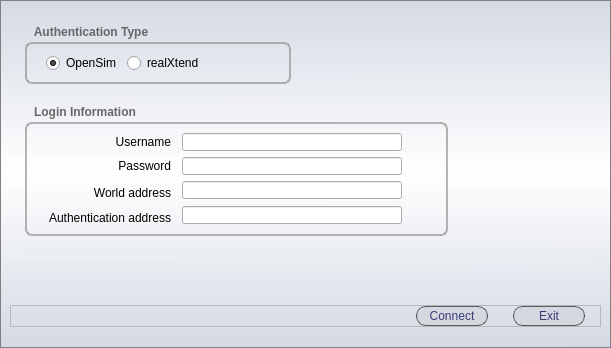
<?xml version="1.0" encoding="UTF-8"?>
<ui version="4.0">
 <class>MainWidget</class>
 <widget class="QWidget" name="MainWidget">
  <property name="geometry">
   <rect>
    <x>0</x>
    <y>0</y>
    <width>611</width>
    <height>348</height>
   </rect>
  </property>
  <property name="windowTitle">
   <string>realXtend Naali Login</string>
  </property>
  <property name="styleSheet">
   <string>QWidget#MainWidget {
	background-color: none;
}</string>
  </property>
  <layout class="QVBoxLayout" name="verticalLayout_2">
   <property name="spacing">
    <number>0</number>
   </property>
   <property name="margin">
    <number>0</number>
   </property>
   <item>
    <widget class="QFrame" name="MainFrame">
     <property name="styleSheet">
      <string>QFrame#MainFrame {
	background-color: qlineargradient(spread:reflect, x1:0.489, y1:1, x2:0.488, y2:0.494318, stop:0 rgba(199, 207, 222, 175), stop:1 rgba(255, 255, 255, 255));
	border: 1px solid grey;
}

QGroupBox {
	border: 2px solid;
	border-color: rgba(159, 159, 159, 200);
	border-radius: 7px;
	margin-top:17px;
	margin-left: 15px;
	margin-right: 15px;
	font-size: 12px;
	font: bold;
	color: rgb(103, 103, 103);
 }

 QGroupBox::title {
	subcontrol-origin: margin;
	subcontrol-position: top left;
	padding: 0px 22px;
	background-color: rgba(0,0,0,0);
 }

QLineEdit {
	margin-right:30px;
}

QLabel#label_OpenSim, QRadioButton#radioButton_realXtend {
	font-size: 12px;
}

/* QPUSHBUTTON */

QPushButton {
	color: rgba(15, 16, 91, 200);
	min-width: 60px;
	font-size: 12px;
	border: 1px solid black;
	border-color: rgba(0, 0, 0, 150);
	border-radius: 10px;
	padding: 2px 5px;
	background-color: qlineargradient(spread:pad, x1:0.488636, y1:0.273, x2:0.511, y2:1, stop:0 rgba(0, 0, 0, 10), stop:1 rgba(207, 207, 207, 100));
}

QPushButton:hover {
	background-color: qlineargradient(spread:pad, x1:0.488636, y1:0.273, x2:0.511, y2:1, stop:0 rgba(207, 207, 207, 150), stop:1 rgba(0, 0, 0, 35));
}

QPushButton#pushButton_Connect, QPushButton#pushButton_Close {
	margin-right:15px;
}</string>
     </property>
     <property name="frameShape">
      <enum>QFrame::StyledPanel</enum>
     </property>
     <property name="frameShadow">
      <enum>QFrame::Raised</enum>
     </property>
     <layout class="QVBoxLayout" name="verticalLayout">
      <property name="bottomMargin">
       <number>20</number>
      </property>
      <item>
       <layout class="QVBoxLayout" name="verticalLayout_BottomContainer">
        <item>
         <spacer name="verticalSpacer_3">
          <property name="orientation">
           <enum>Qt::Vertical</enum>
          </property>
          <property name="sizeType">
           <enum>QSizePolicy::Fixed</enum>
          </property>
          <property name="sizeHint" stdset="0">
           <size>
            <width>20</width>
            <height>15</height>
           </size>
          </property>
         </spacer>
        </item>
        <item>
         <layout class="QHBoxLayout" name="horizontalLayout_2">
          <item>
           <widget class="QGroupBox" name="groupBox">
            <property name="title">
             <string>Authentication Type</string>
            </property>
            <layout class="QHBoxLayout" name="horizontalLayout_7">
             <item>
              <spacer name="horizontalSpacer_9">
               <property name="orientation">
                <enum>Qt::Horizontal</enum>
               </property>
               <property name="sizeType">
                <enum>QSizePolicy::Minimum</enum>
               </property>
               <property name="sizeHint" stdset="0">
                <size>
                 <width>10</width>
                 <height>5</height>
                </size>
               </property>
              </spacer>
             </item>
             <item>
              <layout class="QHBoxLayout" name="horizontalLayout_TopRadioButtons">
               <item>
                <widget class="QRadioButton" name="radioButton_OpenSim">
                 <property name="text">
                  <string>OpenSim</string>
                 </property>
                 <property name="checked">
                  <bool>true</bool>
                 </property>
                </widget>
               </item>
               <item>
                <widget class="QRadioButton" name="radioButton_realXtend">
                 <property name="text">
                  <string>realXtend</string>
                 </property>
                </widget>
               </item>
              </layout>
             </item>
             <item>
              <spacer name="horizontalSpacer_4">
               <property name="orientation">
                <enum>Qt::Horizontal</enum>
               </property>
               <property name="sizeHint" stdset="0">
                <size>
                 <width>5</width>
                 <height>5</height>
                </size>
               </property>
              </spacer>
             </item>
            </layout>
           </widget>
          </item>
          <item>
           <spacer name="horizontalSpacer">
            <property name="orientation">
             <enum>Qt::Horizontal</enum>
            </property>
            <property name="sizeHint" stdset="0">
             <size>
              <width>40</width>
              <height>20</height>
             </size>
            </property>
           </spacer>
          </item>
         </layout>
        </item>
        <item>
         <spacer name="verticalSpacer_2">
          <property name="orientation">
           <enum>Qt::Vertical</enum>
          </property>
          <property name="sizeType">
           <enum>QSizePolicy::Fixed</enum>
          </property>
          <property name="sizeHint" stdset="0">
           <size>
            <width>20</width>
            <height>15</height>
           </size>
          </property>
         </spacer>
        </item>
        <item>
         <layout class="QHBoxLayout" name="horizontalLayout_8">
          <property name="bottomMargin">
           <number>30</number>
          </property>
          <item>
           <widget class="QGroupBox" name="groupBox_2">
            <property name="title">
             <string>Login Information</string>
            </property>
            <layout class="QVBoxLayout" name="verticalLayout_3">
             <item>
              <layout class="QVBoxLayout" name="verticalLayout_InputFields">
               <item>
                <layout class="QHBoxLayout" name="horizontalLayout_3">
                 <item>
                  <widget class="QLabel" name="label_Username">
                   <property name="minimumSize">
                    <size>
                     <width>140</width>
                     <height>0</height>
                    </size>
                   </property>
                   <property name="text">
                    <string>Username</string>
                   </property>
                   <property name="alignment">
                    <set>Qt::AlignRight|Qt::AlignTrailing|Qt::AlignVCenter</set>
                   </property>
                   <property name="indent">
                    <number>5</number>
                   </property>
                  </widget>
                 </item>
                 <item>
                  <widget class="QLineEdit" name="lineEdit_Username">
                   <property name="minimumSize">
                    <size>
                     <width>250</width>
                     <height>0</height>
                    </size>
                   </property>
                   <property name="maximumSize">
                    <size>
                     <width>250</width>
                     <height>16777215</height>
                    </size>
                   </property>
                  </widget>
                 </item>
                 <item>
                  <spacer name="horizontalSpacer_5">
                   <property name="orientation">
                    <enum>Qt::Horizontal</enum>
                   </property>
                   <property name="sizeHint" stdset="0">
                    <size>
                     <width>5</width>
                     <height>5</height>
                    </size>
                   </property>
                  </spacer>
                 </item>
                </layout>
               </item>
               <item>
                <layout class="QHBoxLayout" name="horizontalLayout_4">
                 <item>
                  <widget class="QLabel" name="label_Password">
                   <property name="minimumSize">
                    <size>
                     <width>140</width>
                     <height>0</height>
                    </size>
                   </property>
                   <property name="text">
                    <string>Password</string>
                   </property>
                   <property name="alignment">
                    <set>Qt::AlignRight|Qt::AlignTrailing|Qt::AlignVCenter</set>
                   </property>
                   <property name="indent">
                    <number>5</number>
                   </property>
                  </widget>
                 </item>
                 <item>
                  <widget class="QLineEdit" name="lineEdit_Password">
                   <property name="minimumSize">
                    <size>
                     <width>250</width>
                     <height>0</height>
                    </size>
                   </property>
                   <property name="maximumSize">
                    <size>
                     <width>250</width>
                     <height>16777215</height>
                    </size>
                   </property>
                   <property name="echoMode">
                    <enum>QLineEdit::Password</enum>
                   </property>
                  </widget>
                 </item>
                 <item>
                  <spacer name="horizontalSpacer_6">
                   <property name="orientation">
                    <enum>Qt::Horizontal</enum>
                   </property>
                   <property name="sizeHint" stdset="0">
                    <size>
                     <width>5</width>
                     <height>5</height>
                    </size>
                   </property>
                  </spacer>
                 </item>
                </layout>
               </item>
               <item>
                <layout class="QHBoxLayout" name="horizontalLayout_5">
                 <item>
                  <widget class="QLabel" name="label_WorldAddress">
                   <property name="minimumSize">
                    <size>
                     <width>140</width>
                     <height>0</height>
                    </size>
                   </property>
                   <property name="text">
                    <string>World address</string>
                   </property>
                   <property name="alignment">
                    <set>Qt::AlignRight|Qt::AlignTop|Qt::AlignTrailing</set>
                   </property>
                   <property name="margin">
                    <number>0</number>
                   </property>
                   <property name="indent">
                    <number>5</number>
                   </property>
                  </widget>
                 </item>
                 <item>
                  <widget class="QLineEdit" name="lineEdit_WorldAddress">
                   <property name="minimumSize">
                    <size>
                     <width>250</width>
                     <height>0</height>
                    </size>
                   </property>
                   <property name="maximumSize">
                    <size>
                     <width>250</width>
                     <height>16777215</height>
                    </size>
                   </property>
                   <property name="alignment">
                    <set>Qt::AlignLeading|Qt::AlignLeft|Qt::AlignTop</set>
                   </property>
                  </widget>
                 </item>
                 <item>
                  <spacer name="horizontalSpacer_7">
                   <property name="orientation">
                    <enum>Qt::Horizontal</enum>
                   </property>
                   <property name="sizeHint" stdset="0">
                    <size>
                     <width>5</width>
                     <height>5</height>
                    </size>
                   </property>
                  </spacer>
                 </item>
                </layout>
               </item>
               <item>
                <layout class="QHBoxLayout" name="horizontalLayout">
                 <item>
                  <widget class="QLabel" name="label_AuthenticationServer">
                   <property name="minimumSize">
                    <size>
                     <width>140</width>
                     <height>0</height>
                    </size>
                   </property>
                   <property name="text">
                    <string>Authentication address</string>
                   </property>
                   <property name="alignment">
                    <set>Qt::AlignRight|Qt::AlignTop|Qt::AlignTrailing</set>
                   </property>
                   <property name="indent">
                    <number>5</number>
                   </property>
                  </widget>
                 </item>
                 <item>
                  <widget class="QLineEdit" name="lineEdit_AuthenticationAddress">
                   <property name="minimumSize">
                    <size>
                     <width>250</width>
                     <height>0</height>
                    </size>
                   </property>
                   <property name="maximumSize">
                    <size>
                     <width>250</width>
                     <height>16777215</height>
                    </size>
                   </property>
                   <property name="toolTip">
                    <string>Example : 192.168.1.133:10001 or http://world.myworld.com:10001</string>
                   </property>
                   <property name="alignment">
                    <set>Qt::AlignLeading|Qt::AlignLeft|Qt::AlignTop</set>
                   </property>
                  </widget>
                 </item>
                 <item>
                  <spacer name="horizontalSpacer_8">
                   <property name="orientation">
                    <enum>Qt::Horizontal</enum>
                   </property>
                   <property name="sizeHint" stdset="0">
                    <size>
                     <width>5</width>
                     <height>5</height>
                    </size>
                   </property>
                  </spacer>
                 </item>
                </layout>
               </item>
              </layout>
             </item>
            </layout>
           </widget>
          </item>
          <item>
           <spacer name="horizontalSpacer_2">
            <property name="orientation">
             <enum>Qt::Horizontal</enum>
            </property>
            <property name="sizeHint" stdset="0">
             <size>
              <width>40</width>
              <height>20</height>
             </size>
            </property>
           </spacer>
          </item>
         </layout>
        </item>
        <item>
         <spacer name="verticalSpacer">
          <property name="orientation">
           <enum>Qt::Vertical</enum>
          </property>
          <property name="sizeHint" stdset="0">
           <size>
            <width>20</width>
            <height>40</height>
           </size>
          </property>
         </spacer>
        </item>
        <item>
         <widget class="QFrame" name="frame_BottomButtons">
          <property name="frameShape">
           <enum>QFrame::StyledPanel</enum>
          </property>
          <property name="frameShadow">
           <enum>QFrame::Raised</enum>
          </property>
          <layout class="QHBoxLayout" name="horizontalLayout_6">
           <property name="spacing">
            <number>0</number>
           </property>
           <property name="margin">
            <number>0</number>
           </property>
           <item>
            <layout class="QHBoxLayout" name="hlayout_buttons">
             <property name="spacing">
              <number>10</number>
             </property>
             <item>
              <spacer name="horizontalSpacer_3">
               <property name="orientation">
                <enum>Qt::Horizontal</enum>
               </property>
               <property name="sizeHint" stdset="0">
                <size>
                 <width>40</width>
                 <height>20</height>
                </size>
               </property>
              </spacer>
             </item>
             <item>
              <widget class="QPushButton" name="pushButton_Connect">
               <property name="text">
                <string>Connect</string>
               </property>
              </widget>
             </item>
             <item>
              <widget class="QPushButton" name="pushButton_Close">
               <property name="text">
                <string>Exit</string>
               </property>
              </widget>
             </item>
            </layout>
           </item>
          </layout>
         </widget>
        </item>
       </layout>
      </item>
     </layout>
    </widget>
   </item>
  </layout>
 </widget>
 <resources/>
 <connections/>
</ui>
